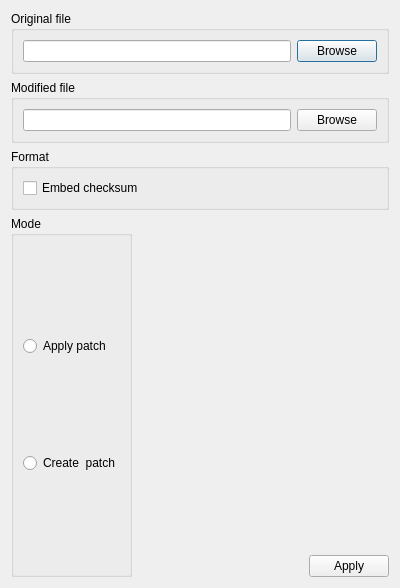
<?xml version="1.0" encoding="UTF-8"?>
<ui version="4.0">
 <class>PatchDialog</class>
 <widget class="QDialog" name="PatchDialog">
  <property name="geometry">
   <rect>
    <x>0</x>
    <y>0</y>
    <width>400</width>
    <height>588</height>
   </rect>
  </property>
  <property name="windowTitle">
   <string>VCDIFF Patcher</string>
  </property>
  <layout class="QVBoxLayout" name="verticalLayout_3">
   <item>
    <widget class="QGroupBox" name="grp_orig_file">
     <property name="title">
      <string>Original file</string>
     </property>
     <layout class="QHBoxLayout" name="horizontalLayout">
      <item>
       <widget class="QLineEdit" name="tbx_orig_file"/>
      </item>
      <item>
       <widget class="QPushButton" name="btn_browse_orig">
        <property name="text">
         <string>Browse</string>
        </property>
       </widget>
      </item>
     </layout>
    </widget>
   </item>
   <item>
    <widget class="QGroupBox" name="grp_sec_file">
     <property name="title">
      <string>Modified file</string>
     </property>
     <layout class="QHBoxLayout" name="horizontalLayout_2">
      <item>
       <widget class="QLineEdit" name="tbx_sec_file"/>
      </item>
      <item>
       <widget class="QPushButton" name="btn_browse_sec">
        <property name="text">
         <string>Browse</string>
        </property>
       </widget>
      </item>
     </layout>
    </widget>
   </item>
   <item>
    <widget class="QGroupBox" name="grp_format">
     <property name="title">
      <string>Format</string>
     </property>
     <layout class="QVBoxLayout" name="verticalLayout">
      <item>
       <widget class="QCheckBox" name="cbx_embed_checksum">
        <property name="text">
         <string>Embed checksum</string>
        </property>
       </widget>
      </item>
     </layout>
    </widget>
   </item>
   <item>
    <layout class="QHBoxLayout" name="horizontalLayout_4">
     <item>
      <layout class="QHBoxLayout" name="horizontalLayout_3">
       <item>
        <widget class="QGroupBox" name="grp_mode">
         <property name="title">
          <string>Mode</string>
         </property>
         <layout class="QVBoxLayout" name="verticalLayout_4">
          <item>
           <widget class="QRadioButton" name="radio_apply">
            <property name="text">
             <string>Apply patch</string>
            </property>
           </widget>
          </item>
          <item>
           <widget class="QRadioButton" name="radio_create">
            <property name="text">
             <string>Create  patch</string>
            </property>
           </widget>
          </item>
         </layout>
        </widget>
       </item>
       <item>
        <spacer name="horizontalSpacer">
         <property name="orientation">
          <enum>Qt::Horizontal</enum>
         </property>
         <property name="sizeHint" stdset="0">
          <size>
           <width>34</width>
           <height>65</height>
          </size>
         </property>
        </spacer>
       </item>
       <item>
        <layout class="QVBoxLayout" name="verticalLayout_2">
         <item>
          <spacer name="verticalSpacer">
           <property name="orientation">
            <enum>Qt::Vertical</enum>
           </property>
           <property name="sizeHint" stdset="0">
            <size>
             <width>20</width>
             <height>40</height>
            </size>
           </property>
          </spacer>
         </item>
         <item alignment="Qt::AlignRight">
          <widget class="QPushButton" name="btn_operate">
           <property name="text">
            <string>Apply</string>
           </property>
          </widget>
         </item>
        </layout>
       </item>
      </layout>
     </item>
    </layout>
   </item>
  </layout>
 </widget>
 <resources/>
 <connections/>
</ui>
